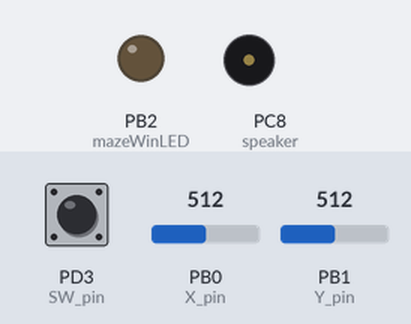
The sketch below on a simulated STM32 Blue Pill. Parts: output pins drawn as LEDs (lit = HIGH), buzzer (waves = sounding). The inputs (shaded band) are chosen by the test bench; at power-on: PD3 (SW_pin) HIGH, PB0 (X_pin) = 512, PB1 (Y_pin) = 512. Random numbers use the default seed unless the sketch sets one.

Above: at 1.2 s.
1.3 s: PD3 (SW_pin) pulled LOW for 1 s
At 1.51 s:
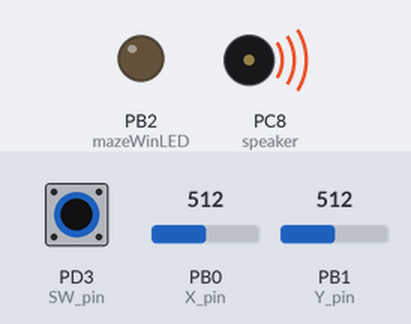
3.8 s: PD3 (SW_pin) pulled LOW for 3.2 s
At 8.5 s:
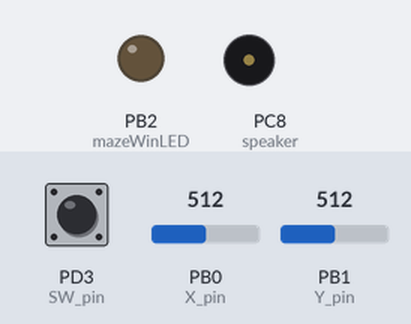
Timing chart, 0 to 10.0 s (numbered marks = the images above; inputs shaded):
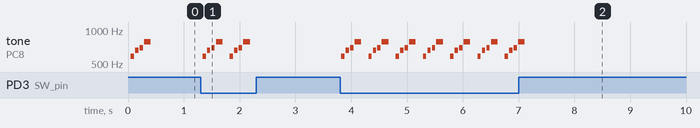

Measured:
- after the input at 1.3 s, tone on PC8 (speaker): plays 587 Hz for 0.06 s, 659 Hz for 0.06 s, 698 Hz for 0.06 s, 784 Hz for 0.12 s, 587 Hz for 0.06 s, 659 Hz for 0.06 s … (8 notes in this stretch), starting at once
- after the input at 3.8 s, tone on PC8 (speaker): silent → 587 Hz at once, then repeats every 0.49 s: silent 0.02 s, 659 Hz 0.06 s, silent 0.02 s, 698 Hz 0.06 s, silent 0.02 s, 784 Hz 0.12 s, silent 0.13 s, 587 Hz 0.06 s, until it stays silent from 7.1 s
- by itself, tone on PC8 (speaker): plays 587 Hz for 0.06 s, 659 Hz for 0.06 s, 698 Hz for 0.06 s, 784 Hz for 0.12 s

The sketch:

MazeGame.ino
```cpp
#include "pitches.h"
HardwareSerial Serial2(PA3, PA2);
// Variable Initialization

const int SW_pin = PD3; // digital pin connected to switch output
const int X_pin = PB0;  // analog pin connected to X output
const int Y_pin = PB1;  // analog pin connected to Y output
// const int speaker = PC8;

int xpos;
int ypos;
int playerX = 0;
int playerY = 0;

bool joystickLatched = false;

const int MAZE_SIZE = 15;
int maze[MAZE_SIZE][MAZE_SIZE];
int goalX = MAZE_SIZE - 1;
int goalY = MAZE_SIZE - 1;
static unsigned long lastPressTime;
const int mazeWinLED = 18;

bool visited[MAZE_SIZE][MAZE_SIZE]; // Used for checking maze solvability


// Helper Functions
int readJoystick() {
  xpos = map(analogRead(X_pin), 0, 1023, 1, 100);
  ypos = map(analogRead(Y_pin), 0, 1023, 1, 100);

  if (xpos < 40) { return -1; } // go left
  if (xpos > 60) { return 1; }  // go right
  if (ypos < 40) { return -2; } // go up
  if (ypos > 60) { return 2; }  // go down
  return 0; // no movement
}


bool isSolvableDFS(int x, int y) {
  if (x < 0 || x >= MAZE_SIZE || y < 0 || y >= MAZE_SIZE) return false; // Invalid input
  if (maze[x][y] == 1 || visited[x][y]) return false; // Looped around
  if (x == goalX && y == goalY) return true; // Maze is solvable, finish reached

  visited[x][y] = true;

  // DFS Recursion
  return isSolvableDFS(x + 1, y) ||
         isSolvableDFS(x - 1, y) ||
         isSolvableDFS(x, y + 1) ||
         isSolvableDFS(x, y - 1);
}


bool mazeIsSolvable() {
  memset(visited, 0, sizeof(visited));
  return isSolvableDFS(playerX, playerY);
}


void generateMaze() {
  do {
    Serial2.println("Trying to generate maze");
    randomSeed(micros());
    for (int i = 0; i < MAZE_SIZE; i++) {
      for (int j = 0; j < MAZE_SIZE; j++) {
        maze[i][j] = (random(0, 100) < 30) ? 1 : 0;
      }
    }
    maze[playerX][playerY] = 0;
    maze[goalX][goalY] = 0;
  } while (!mazeIsSolvable());
}


void resetMaze() { // Debugging
  resetSound();

  Serial2.println("Resetting maze...");
  // Reset player position
  playerX = 0;
  playerY = 0;
  // Clear visited array
  for (int i = 0; i < MAZE_SIZE; i++) {
    for (int j = 0; j < MAZE_SIZE; j++) {
      visited[i][j] = false;
    }
  }
  // Generate a new maze ensuring it's solvable
  generateMaze();
  // Print new maze for debugging
  Serial2.println("New maze generated:");

  printMaze();
}


void resetPlayerPos() {
  resetSound();

  Serial2.println("Resetting player position...");
  // Reset player position
  playerX = 0;
  playerY = 0;

  printMaze();
}


bool checkWin() {
  if (playerX == goalX && playerY == goalY) {
    return true;
  }
  return false;
}


bool winner() {
  if (checkWin()) {
    delay(500);
    song3();
    return true;
  }
  return false;
}


void movePlayer(int direction) {
  int newX = playerX, newY = playerY;

  if (direction == -2) newX--; // Up (decrease x)
  if (direction == 2)  newX++; // Down (increase x)
  if (direction == -1) newY--; // Left (decrease y)
  if (direction == 1)  newY++; // Right (increase y)

  // Debugging movement
  Serial2.print("Attempting to move to: ");
  Serial2.print(newX);
  Serial2.print(", ");
  Serial2.println(newY);

  // Treat out-of-bounds like walls
  if (newX >= 0 && newX < MAZE_SIZE && newY >= 0 && newY < MAZE_SIZE) {
    Serial2.print("Maze value at position: ");
    Serial2.println(maze[newX][newY]);
    if (maze[newX][newY] == 0) { // Valid move
      playerX = newX;
      playerY = newY;
      Serial2.print("Moved to: ");
      Serial2.print(playerX);
      Serial2.print(", ");
      Serial2.println(playerY);
      successSound();
    }
    else {
      failureSound(); // Wall hit sound
      Serial2.println("Hit a wall!");
    }
  }
  else {
    failureSound(); // Out-of-bounds treated as wall
    Serial2.println("Out of bounds!");
  }
}


void printMaze() {
  for (int i = 0; i < MAZE_SIZE; i++) {
    for (int j = 0; j < MAZE_SIZE; j++) {
      if (i == playerX && j == playerY) {
        Serial2.print("P ");
      } else {
        Serial2.print(maze[i][j]);
        Serial2.print(" ");
      }
    }
    Serial2.println();
  }
}

bool mazeGame(){
  resetMaze();

  Serial2.println("Generated maze: ");
  printMaze();

  bool playingMaze = true;
  while (playingMaze){
    lastPressTime = 0;
    // If game is won, if joystick is pressed, reset game (debugging)
    if (digitalRead(SW_pin) == LOW && !checkWin() && (millis() - lastPressTime > 550)) {
      resetPlayerPos();
      lastPressTime = millis();
    }
    int moveDirection = readJoystick(); // Read joystick input


    if (moveDirection != 0 && !joystickLatched) {
      movePlayer(moveDirection);  // Update player position
      // Check if player reached the goal
      if (winner()){
        playingMaze = false;
        digitalWrite(mazeWinLED, HIGH);
      }
      Serial2.println("Current maze state: ");
      printMaze();
      joystickLatched = true; // Prevent repeat movement
    }


    // Once joystick returns to neutral, unlatch
    if (moveDirection == 0) {
      joystickLatched = false;
    }

    delay(50); // Small delay to prevent excessive polling
  }

  return playingMaze;
}


void setup() {
  pinMode(SW_pin, INPUT_PULLUP);
  pinMode(speaker, OUTPUT);
  pinMode(mazeWinLED, OUTPUT);


  // Initialize Serial 2 connection (debugging)
  Serial2.begin(115200);
  delay(50);

  randomSeed(micros());
}

bool gameDone = false;
void loop() {
  Serial2.println("Looping");
  if (!gameDone){
    mazeGame();
  }

  gameDone = true;

  if (gameDone){
    if (digitalRead(SW_pin) == LOW && millis() - lastPressTime > 550) {
      gameDone = false;
      lastPressTime = millis();
    }
  }


}
```

pitches.h
```cpp
/*************************************************
 * Public Constants
 *************************************************/

#define NOTE_B0  31
#define NOTE_C1  33
#define NOTE_CS1 35
#define NOTE_D1  37
#define NOTE_DS1 39
#define NOTE_E1  41
#define NOTE_F1  44
#define NOTE_FS1 46
#define NOTE_G1  49
#define NOTE_GS1 52
#define NOTE_A1  55
#define NOTE_AS1 58
#define NOTE_B1  62
#define NOTE_C2  65
#define NOTE_CS2 69
#define NOTE_D2  73
#define NOTE_DS2 78
#define NOTE_E2  82
#define NOTE_F2  87
#define NOTE_FS2 93
#define NOTE_G2  98
#define NOTE_GS2 104
#define NOTE_A2  110
#define NOTE_AS2 117
#define NOTE_B2  123
#define NOTE_C3  131
#define NOTE_CS3 139
#define NOTE_D3  147
#define NOTE_DS3 156
#define NOTE_E3  165
#define NOTE_F3  175
#define NOTE_FS3 185
#define NOTE_G3  196
#define NOTE_GS3 208
#define NOTE_A3  220
#define NOTE_AS3 233
#define NOTE_B3  247
#define NOTE_C4  262
#define NOTE_CS4 277
#define NOTE_D4  294
#define NOTE_DS4 311
#define NOTE_E4  330
#define NOTE_F4  349
#define NOTE_FS4 370
#define NOTE_G4  392
#define NOTE_GS4 415
#define NOTE_A4  440
#define NOTE_AS4 466
#define NOTE_B4  494
#define NOTE_C5  523
#define NOTE_CS5 554
#define NOTE_D5  587
#define NOTE_DS5 622
#define NOTE_E5  659
#define NOTE_F5  698
#define NOTE_FS5 740
#define NOTE_G5  784
#define NOTE_GS5 831
#define NOTE_A5  880
#define NOTE_AS5 932
#define NOTE_B5  988
#define NOTE_C6  1047
#define NOTE_CS6 1109
#define NOTE_D6  1175
#define NOTE_DS6 1245
#define NOTE_E6  1319
#define NOTE_F6  1397
#define NOTE_FS6 1480
#define NOTE_G6  1568
#define NOTE_GS6 1661
#define NOTE_A6  1760
#define NOTE_AS6 1865
#define NOTE_B6  1976
#define NOTE_C7  2093
#define NOTE_CS7 2217
#define NOTE_D7  2349
#define NOTE_DS7 2489
#define NOTE_E7  2637
#define NOTE_F7  2794
#define NOTE_FS7 2960
#define NOTE_G7  3136
#define NOTE_GS7 3322
#define NOTE_A7  3520
#define NOTE_AS7 3729
#define NOTE_B7  3951
#define NOTE_C8  4186
#define NOTE_CS8 4435
#define NOTE_D8  4699
#define NOTE_DS8 4978


const int speaker = PC8;
int NOTE_DUR = 30; // NOT TRANSFERRED
// Speaker functions

void play(int note, int dur) {
  tone(speaker, note);
  delay(dur * NOTE_DUR);
  noTone(speaker);
  delay(dur * NOTE_DUR / 3);
}


void playTone(int tone, int duration) {
  for (long i = 0; i < duration * 100L; i += tone * 2) {
    digitalWrite(speaker, HIGH);
    delayMicroseconds(tone);
    digitalWrite(speaker, LOW);
    delayMicroseconds(tone);
  }
}


void successSound() {
  play(NOTE_E4, 1);
  play(NOTE_G4, 1);
  play(NOTE_C5, 2);
}

void resetSound() {
  play(NOTE_D5, 2);
  play(NOTE_E5, 2);
  play(NOTE_F5, 2);
  play(NOTE_G5, 4);
  //play(NOTE_F5, 2);
}

void failureSound() {
  play(NOTE_C3, 3);
  play(NOTE_E3, 2);
  play(NOTE_A3, 1);
}


void song3() {
  play(NOTE_DS4, 2);
  play(NOTE_E4, 2);
  play(NOTE_F4, 5);
  play(NOTE_F4, 2);
  play(NOTE_FS4, 2);
  play(NOTE_G4, 5);
  play(NOTE_G4, 2);
  play(NOTE_GS4, 2);
  play(NOTE_A4, 5);
  play(NOTE_C5, 9);
}
```
